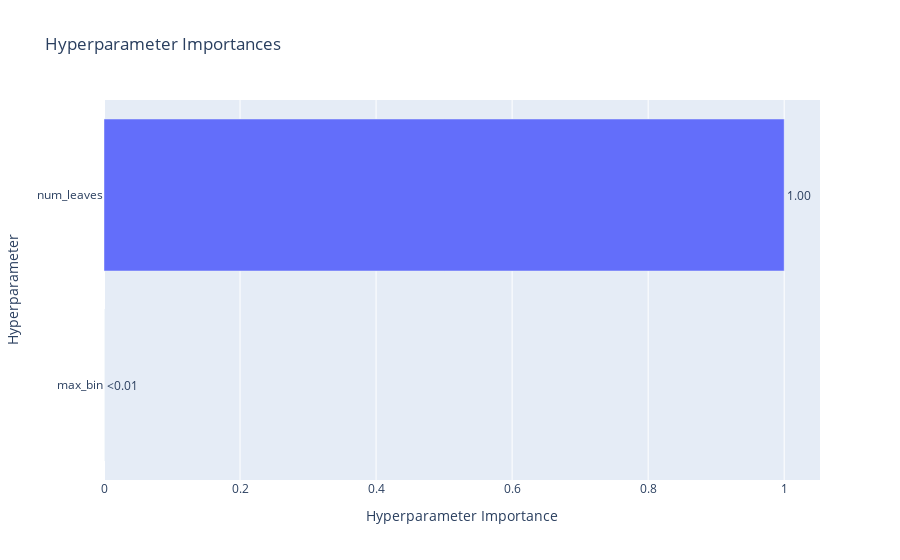

The notebook cell saved with this chart:
### Code cell
vis.plot_param_importances(study)

### Figure 1 — Plotly figure (JSON) as saved in the notebook; plotly's stock layout.template omitted (floating-point values rounded to 4 significant figures)
{"data": [{"cliponaxis": false, "hovertemplate": ["max_bin (IntDistribution): 0.0<extra></extra>", "num_leaves (IntDistribution): 1.0<extra></extra>"], "name": "Objective Value", "orientation": "h", "text": ["<0.01", "1.00"], "textposition": "outside", "type": "bar", "x": [0, 1], "y": ["max_bin", "num_leaves"]}], "layout": {"title": {"text": "Hyperparameter Importances"}, "xaxis": {"title": {"text": "Hyperparameter Importance"}}, "yaxis": {"title": {"text": "Hyperparameter"}}}}
